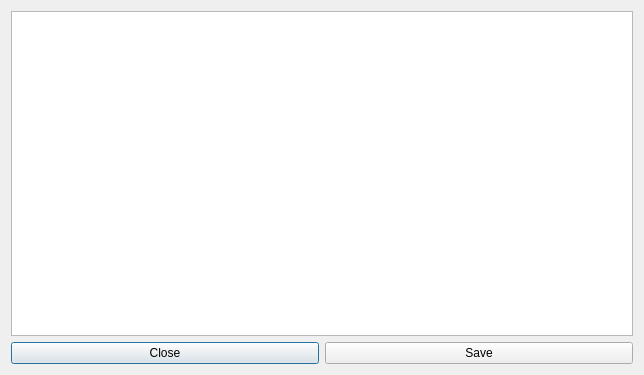
<?xml version="1.0" encoding="UTF-8"?>
<ui version="4.0">
 <class>ViewCommentsDialog</class>
 <widget class="QDialog" name="ViewCommentsDialog">
  <property name="geometry">
   <rect>
    <x>0</x>
    <y>0</y>
    <width>644</width>
    <height>375</height>
   </rect>
  </property>
  <property name="windowTitle">
   <string>Dialog</string>
  </property>
  <layout class="QGridLayout" name="gridLayout">
   <item row="0" column="0">
    <widget class="QTableWidget" name="tableWidget"/>
   </item>
   <item row="1" column="0">
    <layout class="QHBoxLayout" name="horizontalLayout_2">
     <property name="topMargin">
      <number>0</number>
     </property>
     <item>
      <widget class="QPushButton" name="closeButton">
       <property name="text">
        <string>Close</string>
       </property>
      </widget>
     </item>
     <item>
      <widget class="QPushButton" name="saveButton">
       <property name="text">
        <string>Save</string>
       </property>
      </widget>
     </item>
    </layout>
   </item>
  </layout>
 </widget>
 <resources/>
 <connections/>
</ui>
